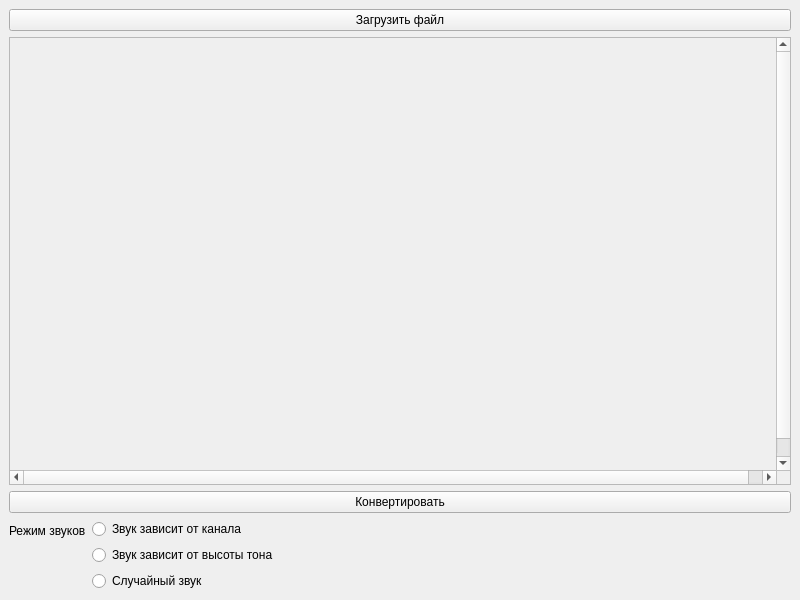
<?xml version="1.0" encoding="UTF-8"?>
<ui version="4.0">
 <class>MainWindow</class>
 <widget class="QMainWindow" name="MainWindow">
  <property name="geometry">
   <rect>
    <x>0</x>
    <y>0</y>
    <width>800</width>
    <height>600</height>
   </rect>
  </property>
  <property name="windowTitle">
   <string>30 dollar website midi converter</string>
  </property>
  <widget class="QWidget" name="centralwidget">
   <layout class="QFormLayout" name="formLayout">
    <item row="0" column="0" colspan="2">
     <widget class="QPushButton" name="btn_load_file">
      <property name="text">
       <string>Загрузить файл</string>
      </property>
     </widget>
    </item>
    <item row="1" column="0" colspan="2">
     <widget class="QScrollArea" name="scrollArea">
      <widget class="QWidget" name="scrollAreaWidgetContents">
       <property name="geometry">
        <rect>
         <x>0</x>
         <y>0</y>
         <width>780</width>
         <height>451</height>
        </rect>
       </property>
       <widget class="QWidget" name="formLayoutWidget">
        <property name="geometry">
         <rect>
          <x>0</x>
          <y>0</y>
          <width>781</width>
          <height>451</height>
         </rect>
        </property>
        <layout class="QFormLayout" name="channel_layout"/>
       </widget>
      </widget>
     </widget>
    </item>
    <item row="2" column="0" colspan="2">
     <widget class="QPushButton" name="btn_convert">
      <property name="text">
       <string>Конвертировать</string>
      </property>
     </widget>
    </item>
    <item row="3" column="0">
     <widget class="QLabel" name="label">
      <property name="text">
       <string>Режим звуков</string>
      </property>
     </widget>
    </item>
    <item row="3" column="1">
     <layout class="QVBoxLayout" name="verticalLayout">
      <item>
       <widget class="QRadioButton" name="rb_channel">
        <property name="text">
         <string>Звук зависит от канала</string>
        </property>
       </widget>
      </item>
      <item>
       <widget class="QRadioButton" name="rb_note">
        <property name="text">
         <string>Звук зависит от высоты тона</string>
        </property>
       </widget>
      </item>
      <item>
       <widget class="QRadioButton" name="rb_random">
        <property name="text">
         <string>Случайный звук</string>
        </property>
       </widget>
      </item>
     </layout>
    </item>
   </layout>
  </widget>
 </widget>
 <resources/>
 <connections/>
</ui>
